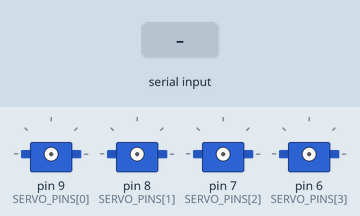
A sketch run on a simulated Arduino Uno, built with avr-gcc and run on an emulated ATmega328P. Shown: 4 × servo. The inputs (shaded band) are chosen by the test bench. What the sketch prints to the serial monitor is not drawn.

Above: at 1.5 s.
1.6 s: "STATUS\n" received over Serial
At 4.5 s:
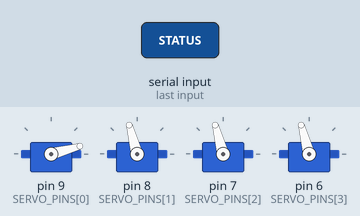
4.6 s: "P2M\n" received over Serial
At 5.9 s:
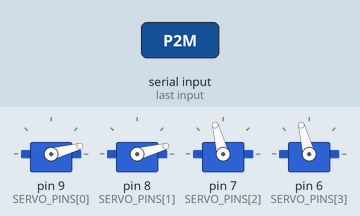
6.7 s: "P1E\n" received over Serial
At 7.9 s:
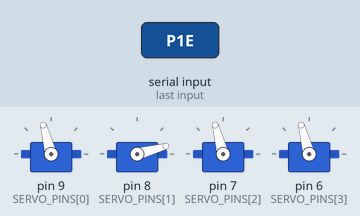
8.2 s: "STATUS\n" received over Serial
At 11.1 s:
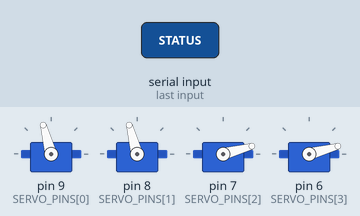
11.2 s: "STATUS\n" received over Serial
At 12.4 s:
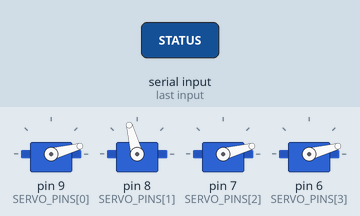
14.2 s: "P1M\n" received over Serial
Timing chart, 0 to 17.2 s (numbered marks = the images above; inputs shaded):
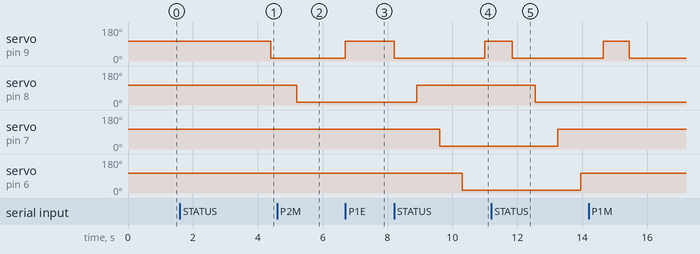

Measured:
- after the input at 1.6 s, servo on pin 9 (SERVO_PINS[0]): 105° → 15° after 2.8 s
- after the input at 4.6 s, servo on pin 8 (SERVO_PINS[1]): 105° → 15° after 0.61 s
- after the input at 6.7 s, servo on pin 9 (SERVO_PINS[0]): 15° → 105° at once
- after the input at 8.2 s, servo on pin 9 (SERVO_PINS[0]): 105° → 15° at once, → 105° 2.8 s later; servo on pin 8 (SERVO_PINS[1]): 15° → 105° after 0.70 s; servo on pin 7 (SERVO_PINS[2]): 105° → 15° after 1.4 s; servo on pin 6 (SERVO_PINS[3]): 105° → 15° after 2.1 s
- after the input at 11.2 s, servo on pin 9 (SERVO_PINS[0]): 105° → 15° after 0.65 s; servo on pin 8 (SERVO_PINS[1]): 105° → 15° after 1.4 s; servo on pin 7 (SERVO_PINS[2]): 15° → 105° after 2.1 s; servo on pin 6 (SERVO_PINS[3]): 15° → 105° after 2.8 s

The sketch:

quad_plotter_servo_controller.ino
```cpp
#include <Servo.h>

namespace {

constexpr long SERIAL_BAUD = 9600;

enum ServoId : uint8_t {
  SERVO_ID_A = 0,
  SERVO_ID_B = 1,
  SERVO_ID_C = 2,
  SERVO_ID_D = 3,
  SERVO_COUNT = 4,
};

enum ServoMode : uint8_t {
  MODE_MARKER = 0,
  MODE_ERASE = 1,
  MODE_UNKNOWN = 2,
};

// Plotter-mounted servos:
// - Plotter 1 -> Servo A
// - Plotter 2 -> Servo B
// Servos C and D are left available as auxiliary channels.
constexpr int SERVO_PINS[SERVO_COUNT] = {9, 8, 7, 6};

// Start with the older proven single/dual-servo angles.
// Fine-tune per channel if needed, but avoid 0/180 endpoint stalls.
constexpr int SERVO_MARKER_ANGLES[SERVO_COUNT] = {15, 15, 15, 15};
constexpr int SERVO_ERASE_ANGLES[SERVO_COUNT] = {105, 105, 105, 105};

constexpr unsigned long SERVO_SETTLE_MS = 700;

// Keep torque applied in erase mode so the tool does not relax back before the
// bridge starts the sweep. Marker mode can still release once it is in place.
constexpr bool DETACH_AFTER_MARKER_MOVE = true;
constexpr bool DETACH_AFTER_ERASE_MOVE = false;

Servo servos[SERVO_COUNT];
ServoMode servoModes[SERVO_COUNT] = {MODE_UNKNOWN, MODE_UNKNOWN, MODE_UNKNOWN, MODE_UNKNOWN};
String inputBuffer;

const char* servoName(ServoId servoId) {
  switch (servoId) {
    case SERVO_ID_A:
      return "A";
    case SERVO_ID_B:
      return "B";
    case SERVO_ID_C:
      return "C";
    case SERVO_ID_D:
      return "D";
    default:
      return "?";
  }
}

const char* modeName(ServoMode mode) {
  if (mode == MODE_ERASE) {
    return "erase";
  }
  if (mode == MODE_MARKER) {
    return "marker";
  }
  return "unknown";
}

void attachIfNeeded(ServoId servoId) {
  Servo& servo = servos[servoId];
  if (!servo.attached()) {
    servo.attach(SERVO_PINS[servoId]);
  }
}

void maybeDetach(ServoId servoId, bool shouldDetach) {
  if (shouldDetach && servos[servoId].attached()) {
    servos[servoId].detach();
  }
}

void moveServo(ServoId servoId, int angle, bool shouldDetach) {
  attachIfNeeded(servoId);
  servos[servoId].write(angle);
  delay(SERVO_SETTLE_MS);
  maybeDetach(servoId, shouldDetach);
}

void setServoMode(ServoId servoId, ServoMode targetMode) {
  int angle = targetMode == MODE_ERASE ? SERVO_ERASE_ANGLES[servoId] : SERVO_MARKER_ANGLES[servoId];
  bool shouldDetach = targetMode == MODE_ERASE ? DETACH_AFTER_ERASE_MOVE : DETACH_AFTER_MARKER_MOVE;
  moveServo(servoId, angle, shouldDetach);
  servoModes[servoId] = targetMode;
}

void toggleServo(ServoId servoId) {
  ServoMode targetMode = servoModes[servoId] == MODE_ERASE ? MODE_MARKER : MODE_ERASE;
  setServoMode(servoId, targetMode);
}

void setPlotterServo(uint8_t plotterIndex, ServoMode targetMode) {
  if (plotterIndex == 1) {
    setServoMode(SERVO_ID_A, targetMode);
    return;
  }
  if (plotterIndex == 2) {
    setServoMode(SERVO_ID_B, targetMode);
    return;
  }
  if (plotterIndex == 3) {
    setServoMode(SERVO_ID_C, targetMode);
    return;
  }
  if (plotterIndex == 4) {
    setServoMode(SERVO_ID_D, targetMode);
  }
}

void togglePlotterServo(uint8_t plotterIndex) {
  if (plotterIndex == 1) {
    toggleServo(SERVO_ID_A);
    return;
  }
  if (plotterIndex == 2) {
    toggleServo(SERVO_ID_B);
    return;
  }
  if (plotterIndex == 3) {
    toggleServo(SERVO_ID_C);
    return;
  }
  if (plotterIndex == 4) {
    toggleServo(SERVO_ID_D);
  }
}

void setAllServos(ServoMode targetMode) {
  for (uint8_t index = 0; index < SERVO_COUNT; ++index) {
    setServoMode(static_cast<ServoId>(index), targetMode);
  }
}

void toggleAllServos() {
  for (uint8_t index = 0; index < SERVO_COUNT; ++index) {
    toggleServo(static_cast<ServoId>(index));
  }
}

String normalized(String value) {
  value.trim();
  value.toUpperCase();
  return value;
}

void printStatus() {
  Serial.print("OK STATUS ");
  for (uint8_t index = 0; index < SERVO_COUNT; ++index) {
    if (index > 0) {
      Serial.print(' ');
    }
    Serial.print(servoName(static_cast<ServoId>(index)));
    Serial.print('=');
    Serial.print(modeName(servoModes[index]));
  }
  Serial.println();
}

void printUsage() {
  Serial.println(
    "OK COMMANDS: "
    "P1M P1E P1T P2M P2E P2T P3M P3E P3T P4M P4E P4T "
    "AM AE AT BM BE BT CM CE CT DM DE DT "
    "ABM ABE ABT ALLM ALLE ALLT R STATUS"
  );
}

void printServoReply(ServoId servoId) {
  Serial.print("OK ");
  Serial.print(servoName(servoId));
  Serial.print(' ');
  Serial.println(modeName(servoModes[servoId]));
}

void handleCommand(const String& rawCommand) {
  String command = normalized(rawCommand);
  if (command.length() == 0) {
    return;
  }

  if (command == "STATUS" || command == "S") {
    printStatus();
    return;
  }

  if (command == "P1M") {
    setPlotterServo(1, MODE_MARKER);
    Serial.println("OK P1 marker (servo A)");
    return;
  }
  if (command == "P1E") {
    setPlotterServo(1, MODE_ERASE);
    Serial.println("OK P1 erase (servo A)");
    return;
  }
  if (command == "P1T") {
    togglePlotterServo(1);
    Serial.print("OK P1 ");
    Serial.print(modeName(servoModes[SERVO_ID_A]));
    Serial.println(" (servo A)");
    return;
  }

  if (command == "P2M") {
    setPlotterServo(2, MODE_MARKER);
    Serial.println("OK P2 marker (servo B)");
    return;
  }
  if (command == "P2E") {
    setPlotterServo(2, MODE_ERASE);
    Serial.println("OK P2 erase (servo B)");
    return;
  }
  if (command == "P2T") {
    togglePlotterServo(2);
    Serial.print("OK P2 ");
    Serial.print(modeName(servoModes[SERVO_ID_B]));
    Serial.println(" (servo B)");
    return;
  }

  if (command == "P3M") {
    setPlotterServo(3, MODE_MARKER);
    Serial.println("OK P3 marker (servo C)");
    return;
  }
  if (command == "P3E") {
    setPlotterServo(3, MODE_ERASE);
    Serial.println("OK P3 erase (servo C)");
    return;
  }
  if (command == "P3T") {
    togglePlotterServo(3);
    Serial.print("OK P3 ");
    Serial.print(modeName(servoModes[SERVO_ID_C]));
    Serial.println(" (servo C)");
    return;
  }

  if (command == "P4M") {
    setPlotterServo(4, MODE_MARKER);
    Serial.println("OK P4 marker (servo D)");
    return;
  }
  if (command == "P4E") {
    setPlotterServo(4, MODE_ERASE);
    Serial.println("OK P4 erase (servo D)");
    return;
  }
  if (command == "P4T") {
    togglePlotterServo(4);
    Serial.print("OK P4 ");
    Serial.print(modeName(servoModes[SERVO_ID_D]));
    Serial.println(" (servo D)");
    return;
  }

  if (command == "ABM") {
    setServoMode(SERVO_ID_A, MODE_MARKER);
    setServoMode(SERVO_ID_B, MODE_MARKER);
    Serial.println("OK AB marker");
    return;
  }
  if (command == "ABE") {
    setServoMode(SERVO_ID_A, MODE_ERASE);
    setServoMode(SERVO_ID_B, MODE_ERASE);
    Serial.println("OK AB erase");
    return;
  }
  if (command == "ABT") {
    toggleServo(SERVO_ID_A);
    toggleServo(SERVO_ID_B);
    Serial.print("OK AB A=");
    Serial.print(modeName(servoModes[SERVO_ID_A]));
    Serial.print(" B=");
    Serial.println(modeName(servoModes[SERVO_ID_B]));
    return;
  }

  if (command == "AM" || command == "A MARKER") {
    setServoMode(SERVO_ID_A, MODE_MARKER);
    printServoReply(SERVO_ID_A);
    return;
  }
  if (command == "AE" || command == "A ERASE") {
    setServoMode(SERVO_ID_A, MODE_ERASE);
    printServoReply(SERVO_ID_A);
    return;
  }
  if (command == "AT" || command == "A TOGGLE") {
    toggleServo(SERVO_ID_A);
    printServoReply(SERVO_ID_A);
    return;
  }

  if (command == "BM" || command == "B MARKER") {
    setServoMode(SERVO_ID_B, MODE_MARKER);
    printServoReply(SERVO_ID_B);
    return;
  }
  if (command == "BE" || command == "B ERASE") {
    setServoMode(SERVO_ID_B, MODE_ERASE);
    printServoReply(SERVO_ID_B);
    return;
  }
  if (command == "BT" || command == "B TOGGLE") {
    toggleServo(SERVO_ID_B);
    printServoReply(SERVO_ID_B);
    return;
  }

  if (command == "CM" || command == "C MARKER") {
    setServoMode(SERVO_ID_C, MODE_MARKER);
    printServoReply(SERVO_ID_C);
    return;
  }
  if (command == "CE" || command == "C ERASE") {
    setServoMode(SERVO_ID_C, MODE_ERASE);
    printServoReply(SERVO_ID_C);
    return;
  }
  if (command == "CT" || command == "C TOGGLE") {
    toggleServo(SERVO_ID_C);
    printServoReply(SERVO_ID_C);
    return;
  }

  if (command == "DM" || command == "D MARKER") {
    setServoMode(SERVO_ID_D, MODE_MARKER);
    printServoReply(SERVO_ID_D);
    return;
  }
  if (command == "DE" || command == "D ERASE") {
    setServoMode(SERVO_ID_D, MODE_ERASE);
    printServoReply(SERVO_ID_D);
    return;
  }
  if (command == "DT" || command == "D TOGGLE") {
    toggleServo(SERVO_ID_D);
    printServoReply(SERVO_ID_D);
    return;
  }

  if (command == "ALLM" || command == "ALL MARKER") {
    setAllServos(MODE_MARKER);
    Serial.println("OK ALL marker");
    return;
  }
  if (command == "ALLE" || command == "ALL ERASE") {
    setAllServos(MODE_ERASE);
    Serial.println("OK ALL erase");
    return;
  }
  if (command == "ALLT" || command == "T" || command == "R") {
    toggleAllServos();
    Serial.println("OK ALL toggled");
    printStatus();
    return;
  }

  Serial.print("ERR UNKNOWN ");
  Serial.println(command);
  printUsage();
}

bool tryHandleCompactCommand(String* buffer) {
  if (buffer == nullptr || buffer->length() == 0) {
    return false;
  }

  String command = normalized(*buffer);
  if (
    command == "T" || command == "R" || command == "S" ||
    command == "P1M" || command == "P1E" || command == "P1T" ||
    command == "P2M" || command == "P2E" || command == "P2T" ||
    command == "P3M" || command == "P3E" || command == "P3T" ||
    command == "P4M" || command == "P4E" || command == "P4T" ||
    command == "ABM" || command == "ABE" || command == "ABT" ||
    command == "AM" || command == "AE" || command == "AT" ||
    command == "BM" || command == "BE" || command == "BT" ||
    command == "CM" || command == "CE" || command == "CT" ||
    command == "DM" || command == "DE" || command == "DT"
  ) {
    handleCommand(command);
    *buffer = "";
    return true;
  }

  return false;
}

}  // namespace

void setup() {
  Serial.begin(SERIAL_BAUD);
  inputBuffer.reserve(32);

  Serial.println("READY quad_plotter_servo_controller");
  Serial.println("INFO Startup leaves servo positions unchanged until a mode command is received.");
  Serial.println("INFO Plotter 1 uses servo A. Plotter 2 uses servo B.");
  printStatus();
  printUsage();
}

void loop() {
  while (Serial.available() > 0) {
    char incoming = static_cast<char>(Serial.read());
    if (incoming == '\r') {
      continue;
    }

    if (incoming == '\n') {
      handleCommand(inputBuffer);
      inputBuffer = "";
      continue;
    }

    inputBuffer += incoming;
    tryHandleCompactCommand(&inputBuffer);
  }
}
```
